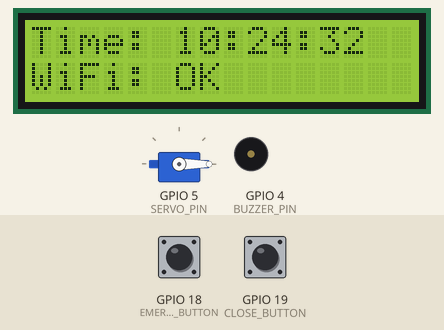
Simulated run of this sketch. Board: ESP32. Parts: servo, 16×2 character LCD, buzzer (waves = sounding, pin HIGH). The inputs (shaded band) are chosen by the test bench; at power-on: GPIO 19 (CLOSE_BUTTON) HIGH, GPIO 18 (EMERGENCY_BUTTON) HIGH. WiFi joins after 1.5 s; servers stay silent unless stated; network time is answered at once with the bench clock; the local clock reads 2024-03-15 10:24:30 at power-on unless the sketch sets it; EEPROM starts erased; what the sketch prints to the serial monitor is not drawn.

Above: at 2.9 s.
3.0 s: GPIO 19 (CLOSE_BUTTON) pulled LOW for 1 s
At 4.4 s:
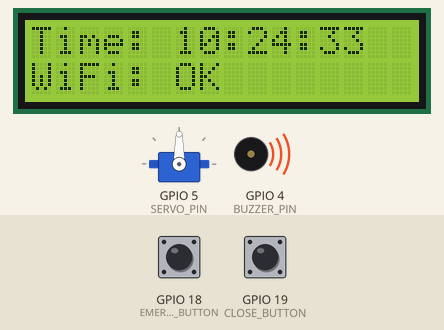
8.1 s: GPIO 18 (EMERGENCY_BUTTON) pulled LOW for 1 s
13.2 s: GPIO 18 (EMERGENCY_BUTTON) pulled LOW for 3.2 s
20.5 s: GPIO 19 (CLOSE_BUTTON) pulled LOW for 0.6 s
At 21.9 s:
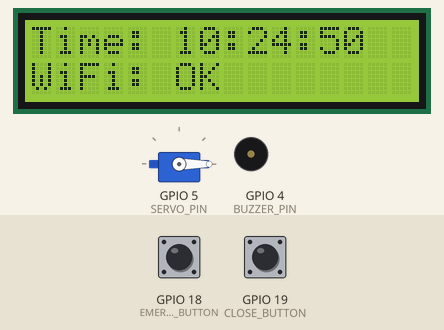
Timing chart, 0 to 23.5 s (numbered marks = the images above; inputs shaded):
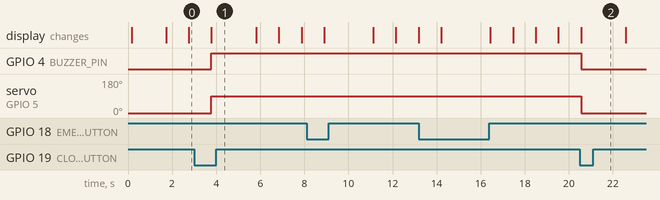

The sketch:

MEDIBOXTELEEMERGENCY.ino
```cpp
#include <WiFi.h>
#include <WiFiUdp.h>
#include <NTPClient.h>
#include <EEPROM.h>
#include <WiFiClientSecure.h>
#include <ESP32Servo.h>  // Updated for ESP32
#include <LiquidCrystal_I2C.h>
#include <Wire.h>

// WiFi credentials
const char* ssid = "alexa";
const char* password = "premprem";

// Telegram Bot info
const char* botToken = "7005533594:AAEAunfpz4rHytZi72nwy3pcnkFzxXUt0f4";
const char* chatId = "1369821287";

// NTP client
WiFiUDP ntpUDP;
NTPClient timeClient(ntpUDP, "pool.ntp.org", 19800, 60000);  // IST off set

// Time tracking
unsigned long lastEpoch = 0;
unsigned long lastMillis = 0;
bool isSynced = false;

// EEPROM Addresses
#define EEPROM_ADDR 0

// Emergency button
#define EMERGENCY_BUTTON 18
bool sent = false;

// Servo motor and buzzer
Servo medServo;
#define SERVO_PIN 5
#define BUZZER_PIN 4
#define CLOSE_BUTTON 19
bool doorOpen = false;
bool buzzerActive = false;

// I2C LCD (16x2)
LiquidCrystal_I2C lcd(0x27, 16, 2);

void setup() {
  Serial.begin(115200);
  delay(100);

  pinMode(EMERGENCY_BUTTON, INPUT_PULLUP);
  pinMode(CLOSE_BUTTON, INPUT_PULLUP);
  pinMode(BUZZER_PIN, OUTPUT);
  digitalWrite(BUZZER_PIN, LOW);

  medServo.attach(SERVO_PIN);
  medServo.write(0);

  Wire.begin(21, 22); // ESP32 SDA = GPIO21, SCL = GPIO22
  lcd.init();
  lcd.backlight();
  lcd.clear();

  WiFi.begin(ssid, password);
  while (WiFi.status() != WL_CONNECTED) {
    delay(500);
    Serial.print(".");
  }

  Serial.println("\nWiFi connected");
  timeClient.begin();
  EEPROM.begin(20);

  if (timeClient.update()) {
    lastEpoch = timeClient.getEpochTime();
    EEPROM.put(EEPROM_ADDR, lastEpoch);
    EEPROM.commit();
    lastMillis = millis();
    isSynced = true;
  } else {
    EEPROM.get(EEPROM_ADDR, lastEpoch);
    lastMillis = millis();
  }
}

void loop() {
  if (WiFi.status() == WL_CONNECTED && timeClient.update()) {
    lastEpoch = timeClient.getEpochTime();
    EEPROM.put(EEPROM_ADDR, lastEpoch);
    EEPROM.commit();
    lastMillis = millis();
    isSynced = true;
  }

  unsigned long currentMillis = millis();
  unsigned long elapsedSeconds = (currentMillis - lastMillis) / 1000;
  unsigned long currentEpoch = lastEpoch + elapsedSeconds;

  time_t localTime = currentEpoch;
  struct tm *ptm = localtime((time_t *)&localTime);

  int hour  = ptm->tm_hour;
  int min   = ptm->tm_min;
  int sec   = ptm->tm_sec;

  char timeBuffer[9];
  snprintf(timeBuffer, sizeof(timeBuffer), "%02d:%02d:%02d", hour, min, sec);
  Serial.printf("Time: %s (WiFi: %s)\n", timeBuffer,
                WiFi.status() == WL_CONNECTED ? "Connected" : "Disconnected");

  lcd.clear();
  lcd.setCursor(0, 0);
  lcd.print("Time:");
  lcd.setCursor(6, 0);
  lcd.print(timeBuffer);
  lcd.setCursor(0, 1);
  lcd.print(WiFi.status() == WL_CONNECTED ? "WiFi: OK" : "WiFi: LOST");

  // Emergency button
  if (digitalRead(EMERGENCY_BUTTON) == LOW && !sent) {
    Serial.println("Emergency button pressed!");
    sendTelegramMessage("\xF0\x9F\x9A\xA8 EMERGENCY! Please check immediately.");
    sent = true;
    delay(1000);
  }
  if (digitalRead(EMERGENCY_BUTTON) == HIGH) {
    sent = false;
  }

  // Medicine box automatic logic
  if (!doorOpen && ((hour == 8 && min == 0) || (hour == 13 && min == 30) || (hour == 20 && min == 30))) {
    medServo.write(90);
    digitalWrite(BUZZER_PIN, HIGH);
    doorOpen = true;
    buzzerActive = true;
    Serial.println("Medicine box opened (auto)");
  }

  // Manual open/close via button
  if (digitalRead(CLOSE_BUTTON) == LOW) {
    if (doorOpen) {
      medServo.write(0);
      digitalWrite(BUZZER_PIN, LOW);
      doorOpen = false;
      buzzerActive = false;
      Serial.println("Medicine box closed manually");
    } else {
      medServo.write(90);
      digitalWrite(BUZZER_PIN, HIGH);
      doorOpen = true;
      buzzerActive = true;
      Serial.println("Medicine box opened manually");
    }
    delay(1000);
  }

  // Ensure buzzer remains on only while door is open
  if (!doorOpen && buzzerActive) {
    digitalWrite(BUZZER_PIN, LOW);
    buzzerActive = false;
  }

  delay(1000);
}

void sendTelegramMessage(String message) {
  WiFiClientSecure client;
  client.setInsecure();

  if (!client.connect("api.telegram.org", 443)) {
    Serial.println("Connection to Telegram failed.");
    return;
  }

  String url = "/bot" + String(botToken) + "/sendMessage?chat_id=" + String(chatId) + "&text=" + urlencode(message);

  client.print(String("GET ") + url + " HTTP/1.1\r\n" +
               "Host: api.telegram.org\r\n" +
               "Connection: close\r\n\r\n");

  Serial.println("Telegram message sent.");
}

String urlencode(String str) {
  String encodedString = "";
  char c;
  char code1;
  char code2;
  for (int i = 0; i < str.length(); i++) {
    c = str.charAt(i);
    if (isalnum(c)) {
      encodedString += c;
    } else {
      encodedString += '%';
      code1 = (c >> 4) & 0xF;
      code2 = c & 0xF;
      encodedString += char(code1 > 9 ? code1 - 10 + 'A' : code1 + '0');
      encodedString += char(code2 > 9 ? code2 - 10 + 'A' : code2 + '0');
    }
  }
  return encodedString;
}
```

Measured:
- after the input at 3.0 s, GPIO 4 (BUZZER_PIN): LOW → HIGH after 0.79 s; servo on GPIO 5 (SERVO_PIN): 0° → 90° after 0.79 s
- after the input at 20.5 s, GPIO 4 (BUZZER_PIN): HIGH → LOW after 0.05 s; servo on GPIO 5 (SERVO_PIN): 90° → 0° after 0.05 s
